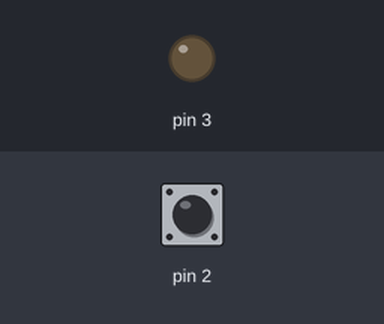
The sketch below on a simulated Arduino Uno, built with avr-gcc and run on an emulated ATmega328P. On the bench: output pins drawn as LEDs (lit = HIGH). The test bench sets the inputs (shaded band); at power-on: pin 2 HIGH.

Above: at 1.2 s.
1.3 s: pin 2 pulled LOW for 0.15 s
At 1.37 s:
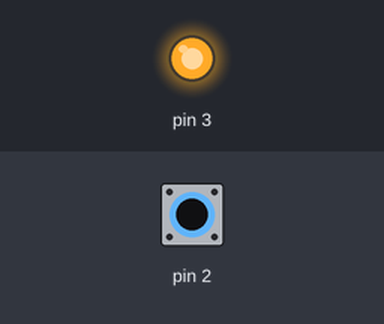
2.9 s: pin 2 pulled LOW for 3.2 s
At 7.1 s:
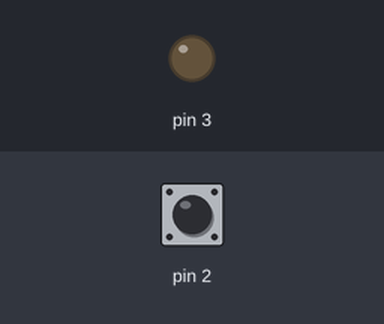
Timing chart, 0 to 8.6 s (numbered marks = the images above; inputs shaded):
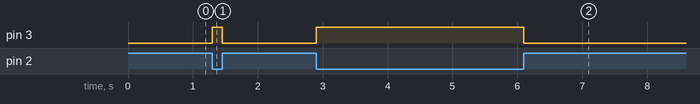

The sketch:

A3144_test.ino
```cpp
void setup() {
  pinMode(2, INPUT_PULLUP);
  pinMode(3, OUTPUT);
}

void loop() {
  digitalWrite(3, digitalRead(2) ? LOW : HIGH);
}
```

Measured:
- after the input at 1.3 s, pin 3: LOW → HIGH at once, → LOW 0.15 s later
- after the input at 2.9 s, pin 3: LOW → HIGH at once, → LOW 3.2 s later
